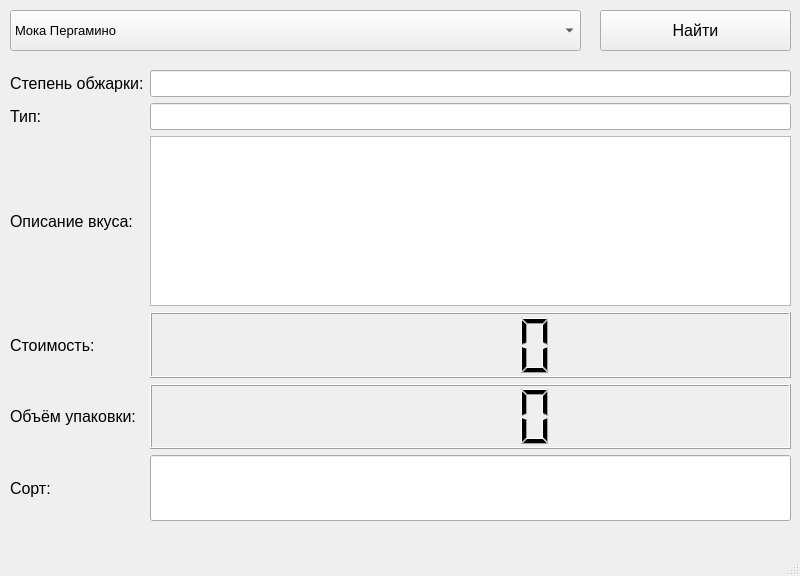
<?xml version="1.0" encoding="UTF-8"?>
<ui version="4.0">
 <class>MainWindow</class>
 <widget class="QMainWindow" name="MainWindow">
  <property name="geometry">
   <rect>
    <x>0</x>
    <y>0</y>
    <width>800</width>
    <height>576</height>
   </rect>
  </property>
  <property name="font">
   <font>
    <pointsize>12</pointsize>
   </font>
  </property>
  <property name="windowTitle">
   <string>MainWindow</string>
  </property>
  <widget class="QWidget" name="centralwidget">
   <widget class="QComboBox" name="comboBox">
    <property name="geometry">
     <rect>
      <x>10</x>
      <y>10</y>
      <width>571</width>
      <height>41</height>
     </rect>
    </property>
    <property name="font">
     <font>
      <pointsize>10</pointsize>
     </font>
    </property>
    <item>
     <property name="text">
      <string>Мока Пергамино</string>
     </property>
    </item>
    <item>
     <property name="text">
      <string>Марагоджип</string>
     </property>
    </item>
    <item>
     <property name="text">
      <string>Колумбия</string>
     </property>
    </item>
    <item>
     <property name="text">
      <string>Блю Маунтин</string>
     </property>
    </item>
    <item>
     <property name="text">
      <string>Эфиопия Сидамо</string>
     </property>
    </item>
    <item>
     <property name="text">
      <string>Эфиопия Иргачеффе</string>
     </property>
    </item>
    <item>
     <property name="text">
      <string>Сантос</string>
     </property>
    </item>
    <item>
     <property name="text">
      <string>Гавайи Кона</string>
     </property>
    </item>
   </widget>
   <widget class="QPushButton" name="pushButton">
    <property name="geometry">
     <rect>
      <x>600</x>
      <y>10</y>
      <width>191</width>
      <height>41</height>
     </rect>
    </property>
    <property name="text">
     <string>Найти</string>
    </property>
   </widget>
   <widget class="QWidget" name="gridLayoutWidget">
    <property name="geometry">
     <rect>
      <x>10</x>
      <y>70</y>
      <width>781</width>
      <height>451</height>
     </rect>
    </property>
    <layout class="QGridLayout" name="gridLayout">
     <item row="4" column="1">
      <widget class="QLabel" name="label_5">
       <property name="text">
        <string>Стоимость:</string>
       </property>
      </widget>
     </item>
     <item row="3" column="1">
      <widget class="QLabel" name="label_4">
       <property name="text">
        <string>Описание вкуса:</string>
       </property>
      </widget>
     </item>
     <item row="2" column="1">
      <widget class="QLabel" name="label_3">
       <property name="font">
        <font>
         <pointsize>12</pointsize>
        </font>
       </property>
       <property name="text">
        <string>Тип:</string>
       </property>
      </widget>
     </item>
     <item row="5" column="1">
      <widget class="QLabel" name="label_6">
       <property name="text">
        <string>Объём упаковки:</string>
       </property>
      </widget>
     </item>
     <item row="0" column="1">
      <widget class="QLabel" name="label_2">
       <property name="sizePolicy">
        <sizepolicy hsizetype="Preferred" vsizetype="Preferred">
         <horstretch>0</horstretch>
         <verstretch>0</verstretch>
        </sizepolicy>
       </property>
       <property name="minimumSize">
        <size>
         <width>0</width>
         <height>0</height>
        </size>
       </property>
       <property name="baseSize">
        <size>
         <width>0</width>
         <height>0</height>
        </size>
       </property>
       <property name="text">
        <string>Степень обжарки:</string>
       </property>
      </widget>
     </item>
     <item row="4" column="2">
      <widget class="QLCDNumber" name="lcdNumber">
       <property name="maximumSize">
        <size>
         <width>16777215</width>
         <height>300</height>
        </size>
       </property>
       <property name="font">
        <font>
         <pointsize>10</pointsize>
        </font>
       </property>
      </widget>
     </item>
     <item row="6" column="1">
      <widget class="QLabel" name="label_7">
       <property name="text">
        <string>Сорт:</string>
       </property>
      </widget>
     </item>
     <item row="5" column="2">
      <widget class="QLCDNumber" name="lcdNumber_2">
       <property name="font">
        <font>
         <pointsize>10</pointsize>
        </font>
       </property>
      </widget>
     </item>
     <item row="0" column="2">
      <widget class="QLineEdit" name="lineEdit"/>
     </item>
     <item row="2" column="2">
      <widget class="QLineEdit" name="lineEdit_2"/>
     </item>
     <item row="6" column="2">
      <widget class="QLineEdit" name="lineEdit_3">
       <property name="minimumSize">
        <size>
         <width>0</width>
         <height>50</height>
        </size>
       </property>
       <property name="maximumSize">
        <size>
         <width>16777215</width>
         <height>100</height>
        </size>
       </property>
      </widget>
     </item>
     <item row="3" column="2">
      <widget class="QPlainTextEdit" name="plainTextEdit">
       <property name="maximumSize">
        <size>
         <width>16777215</width>
         <height>170</height>
        </size>
       </property>
       <property name="font">
        <font>
         <pointsize>10</pointsize>
        </font>
       </property>
      </widget>
     </item>
    </layout>
   </widget>
  </widget>
  <widget class="QMenuBar" name="menubar">
   <property name="geometry">
    <rect>
     <x>0</x>
     <y>0</y>
     <width>800</width>
     <height>26</height>
    </rect>
   </property>
  </widget>
  <widget class="QStatusBar" name="statusbar"/>
 </widget>
 <resources/>
 <connections/>
</ui>
